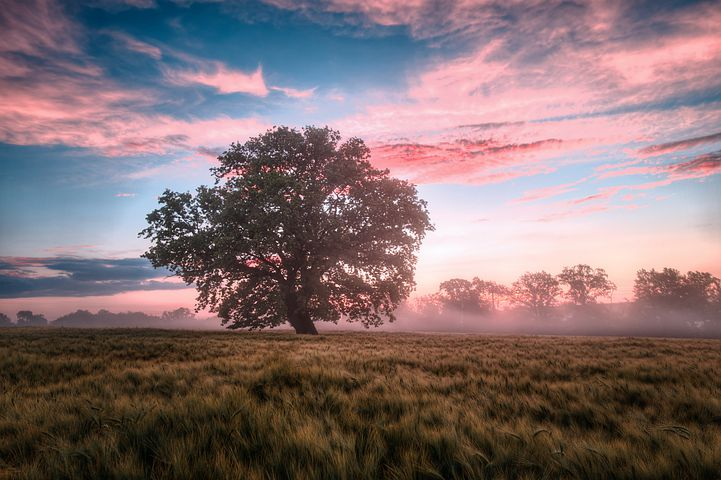
#> input picture Basics_of_OpenCV/Histogram/image.jpg, 721 x 480 px, found by its file name
$ jupyter execute 'image histogram.ipynb'
#> lines starting #> are read from the running program, lines starting #| are printed output that depends on the picture
[cell 1]
import cv2

[cell 2]
from matplotlib import pyplot as plt

[cell 3]
from pylab import imshow

[cell 4]
img = cv2.imread('C:/Users/ayush/Desktop/image.jpg',0)
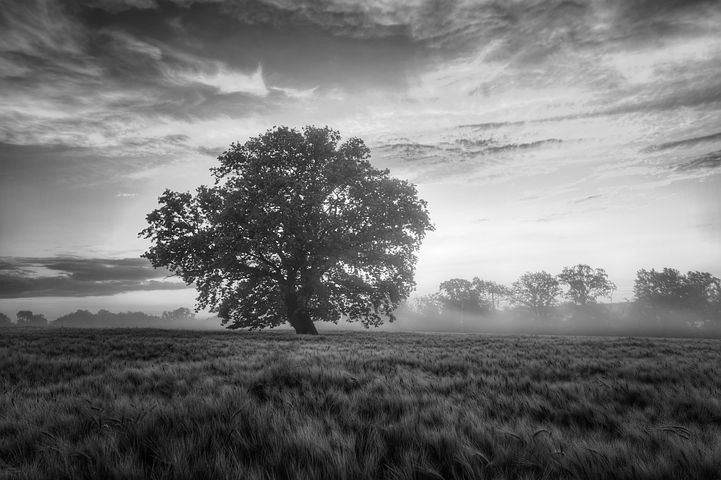
#> img: shape (480, 721); min 0, max 255, mean 116.8

[cell 5]
imshow (img)

[cell 6]
histg = cv2.calcHist([img],[0],None,[256],[0,256])
#> histg = 256 values, max 2552 at index 49, min 13 at index 254, mean 1351.9

[cell 7]
plt.plot(histg)
plt.show()
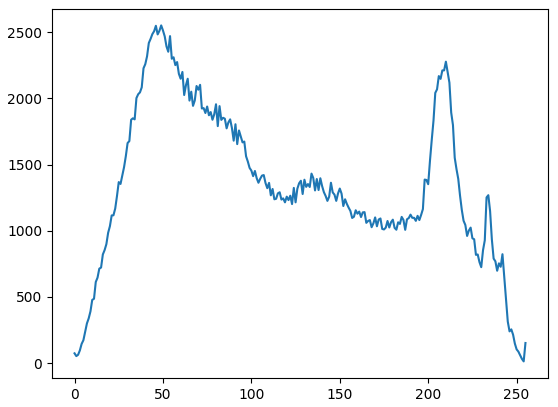
#> figure drawn by matplotlib, 1 panel; curve peaks at x = 49, y = 2552
